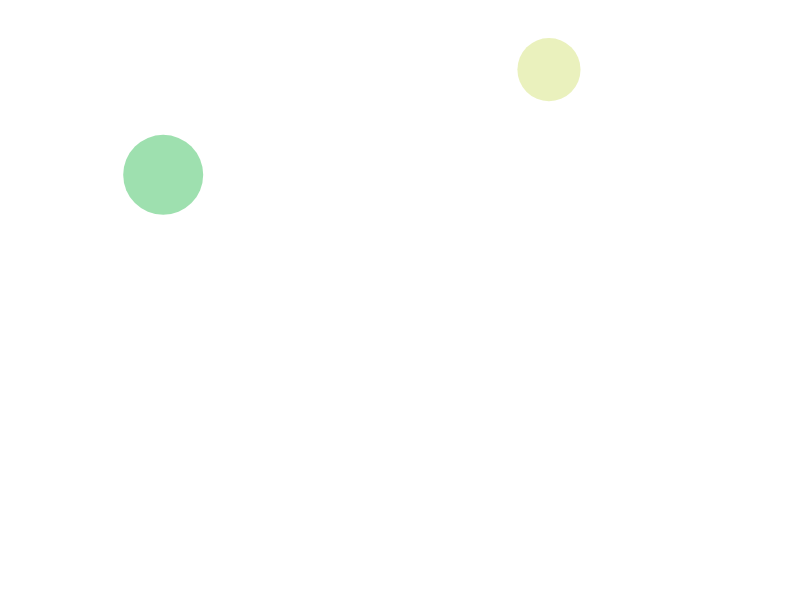
Frame 1 (no input)
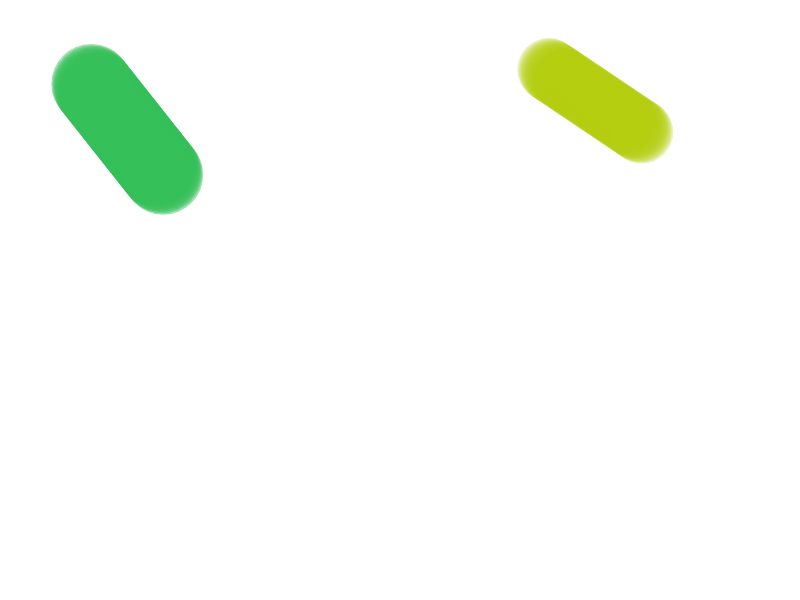
Frame 60 (no input)
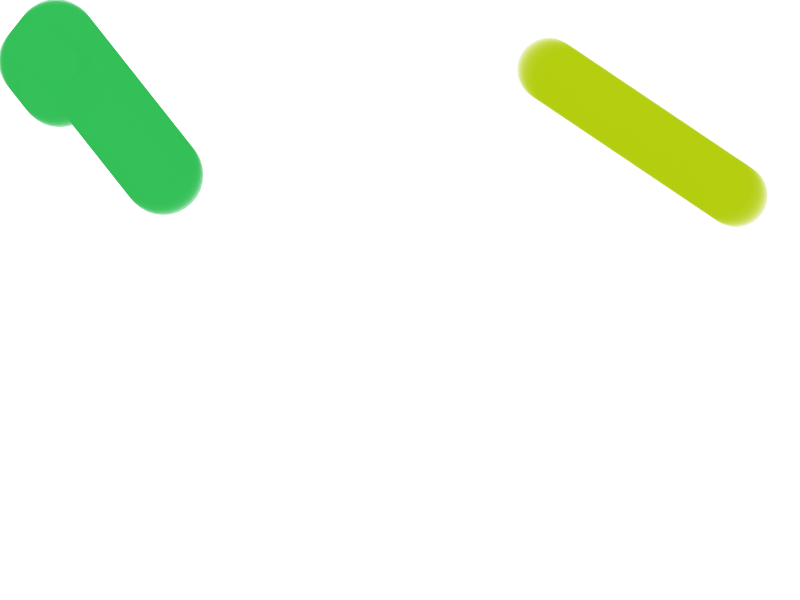
Frame 120 (the mouse pressed at the canvas centre since frame 60)

The p5.js sketch that drew these frames (run headless with seeded random() and noise() and a simulated clock; from frame 60 on, the mouse is pressed at the canvas centre):

// p5.js sketch
// ── sketch.js
let bouncer1, bouncer2; // some instances of a class

function setup() {
  createCanvas(800, 600);
  background(255);
  // create a new ball with a random size
  bouncer1 = new Ball(random(30, 100));
  bouncer2 = new Ball(random(30, 100));
}

// Ball qualities
// size, color, position
// update pos, boundary check, draw the thing
class Ball {
  constructor(_mySize) { // size is determined by an argument
    let locSize = _mySize;
    this.col = color( // color is randomly determined
      random(0, 255),
      random(0, 255),
      random(0, 255),
      random(10, 150)
    );
    this.size = _mySize; // size has been passed as an argument
    this.xDir = random(-3, 3);
    this.yDir = random(-3, 3);

    this.x = random(locSize / 2, width - locSize / 2);
    this.y = random(locSize / 2, height - locSize / 2);
  }

  update() {
    this.x += this.xDir;
    this.y += this.yDir;
    if (this.x <= this.size / 2 || this.x >= width - this.size / 2)
      this.xDir *= -1;
    if (this.y <= this.size / 2 || this.y >= height - this.size / 2)
      this.yDir *= -1;
  }

  render() {
    fill(this.col);
    ellipse(this.x, this.y, this.size);
  }

  changeColor() {
    this.col = color(
      random(0, 255),
      random(0, 255),
      random(0, 255),
      random(50, 200)
    );
  }
}

function draw() {
  background(255, .5);
  noStroke();
  // update the balls
  bouncer1.update();
  bouncer2.update();

  //render the balls
  bouncer1.render();
  bouncer2.render();

  // check if the balls are intersecting
  if ( // if the distance between the center of the balls is less than the size/2
    dist(bouncer1.x, bouncer1.y, bouncer2.x, bouncer2.y) <=
    bouncer1.size / 2 + bouncer2.size / 2
  ) {
 // set a new direction
    bouncer2.xDir *= random(-1.5, -0.5);
    bouncer1.xDir *= random(-1.5, -0.5);
    bouncer2.yDir *= random(-1.5, -0.5);
    bouncer1.yDir *= random(-1.5, -0.5);

    bouncer2.changeColor();
    bouncer1.changeColor();
  }
}
